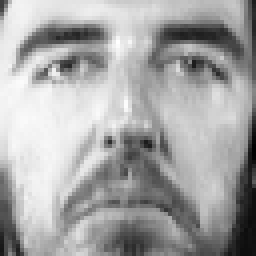
#> input picture Olivetti-PNG-master/images/image-106.png, 64 x 64 px (shown 4 times larger); its folder holds only this picture in this run
$ jupyter execute 'Image Compression.ipynb'   (shell and % lines are left out)   (older library calls are emulated)
#> lines starting #> are read from the running program, lines starting #| are printed output that depends on the picture; after the words box and inside, x2 and y2 are one past the last pixel; in counts of white or black regions, pixels touching at a corner belong together
### DimRed.py
import numpy as np
import pandas as pd
import sklearn
import matplotlib.pyplot as plt
import matplotlib.cm as cm
import bisect


class PrCA():

    def centre_scale(self,X):
        """Returns a centre-scaled matrix (column-wise)."""
        self.X_mean = np.mean(X,axis=0)
        X = X - self.X_mean
        return X

    def find_cov(self,X,m):
        """Returns a covariance matrix corresponding to X."""
        return np.dot(X.T,X)/m

    def find_eigen(self,cov):
        """Returns eigen values and eigen vectors for a given matrix."""
        eval, evec = np.linalg.eigh(cov)
        idx = np.argsort(abs(eval))[::-1]
        evec = evec[:,idx]
        eval = eval[idx]
        return (eval,evec)

    def fit(self,X):
        """Finds out the eigen values and eigen vectors of the corresponding covariance matrix."""
        self.X = X
        self.XS = self.centre_scale(self.X)
        self.cov = self.find_cov(self.XS,self.XS.shape[0])
        self.eval, self.evec = self.find_eigen(self.cov)

    def eigen_analysis(self):
        """(No. of components VS Variance retained) plot."""
        self.var_ret = np.array([])
        self.var_ret = np.append(self.var_ret,[self.eval[0]])
        for each in self.eval[1:]:
            self.var_ret = np.append(self.var_ret,[each + self.var_ret[-1]])
        self.var_ret = np.divide(self.var_ret,sum(self.eval))
        self.var_ret = np.append([0],self.var_ret)
        eval_ret = np.arange(0,len(self.eval)+1)
        self.line_plot(eval_ret,self.var_ret,0, "No. of components retained", "Variance% Retained")

    def line_plot(self, x, y, y_bottom, xlabel, ylabel):
        """Draws a line plot for the given info."""
        fig = plt.figure()
        ax = fig.add_subplot(111)
        ax.plot(x,y)
        ax.set_ylim(bottom=y_bottom)
        ax.set(xlabel=xlabel,ylabel=ylabel)
        text=ax.text(0,0, "", va="bottom", ha="left")
        cid = fig.canvas.mpl_connect('button_press_event', self.onclick)

    # [4 lines left out: function onclick, not called in this run]

    def retain_var(self,num):
        """Returns the eigen coefficients by retaining 'num' variance."""
        self.idx = bisect.bisect_left(self.var_ret,num)
        self.Xh = np.dot(self.XS,self.evec[:,:self.idx+1])
        return self.Xh

    def save_eigenfaces(self,path,width,height):
        """Save the eigen faces in a new folder."""
        for i in range(self.idx+1):
            plt.imsave(path+str(i)+'.png',self.evec[:,i].reshape((width,height)),cmap=cm.gray)

    def save_coeff(self,path):
        """Save the coeff corresponding to each image."""
        np.save(path+'coeff',self.Xh)

    def load_coeff(self,path):
        """Load the coeff corresponding to each image."""
        self.Xh = np.load(path+'coeff.npy')

    def restore(self):
        """Reconstruct new X."""
        self.Xr = np.dot(self.Xh,self.evec[:,:self.idx+1].T)
        self.Xr = self.Xr + self.X_mean
        return self.Xr

    def error(self):
        """Returns reconstruction error per element."""
        self.err = 0
        for i in range(self.Xr.shape[0]):
            for j in range(self.Xr.shape[1]):
                self.err += abs(self.Xr[i][j] - self.X[i][j])
        self.err /= (self.Xr.shape[0]*self.Xr.shape[1])
        return self.err

### Image Compression.ipynb
# Facial Image Data Compression

[cell 1]
import os
import timeit
import numpy as np
import pandas as pd
import matplotlib.pyplot as plt
import skimage.io as io
import matplotlib.cm as cm
from DimRed import PrCA

### Read all the images in a 2-D array

[cell 2]
X = []
width1, height1 = 0,0
img_path = 'Olivetti-PNG-master/images/'                       # Path of the images
for img in os.listdir(img_path):
    f = io.imread(os.path.join(img_path, img), as_grey=True)   # Read each image
#> f is the input picture: shape (64, 64); min 0, max 255, mean 165.6
    [width1,height1]=[f.shape[0],f.shape[1]]
#> width1 = 64; height1 = 64
    f2=f.reshape(width1*height1)                               # Reshape the image into a 1D array
#> f2 = 4096 values, max 255 at index 669, min 0 at index 2431, mean 165.6
    X.append(f2.copy())
X = np.array(X)

### Analysis of eigen values

[cell 3]
pc = PrCA()                                                   # Instantiate the class
pc.fit(X)                                                     # Find the eigen values
#> in centre_scale, `self.X_mean = np.mean(X,axis=0)`: self.X_mean has the same summary as f2 outside centre_scale
#> in find_cov, `return np.dot(X.T,X)/m`: returned value: shape (4096, 4096) float64; every value is 0
#> in find_eigen, `eval, evec = np.linalg.eigh(cov)`:
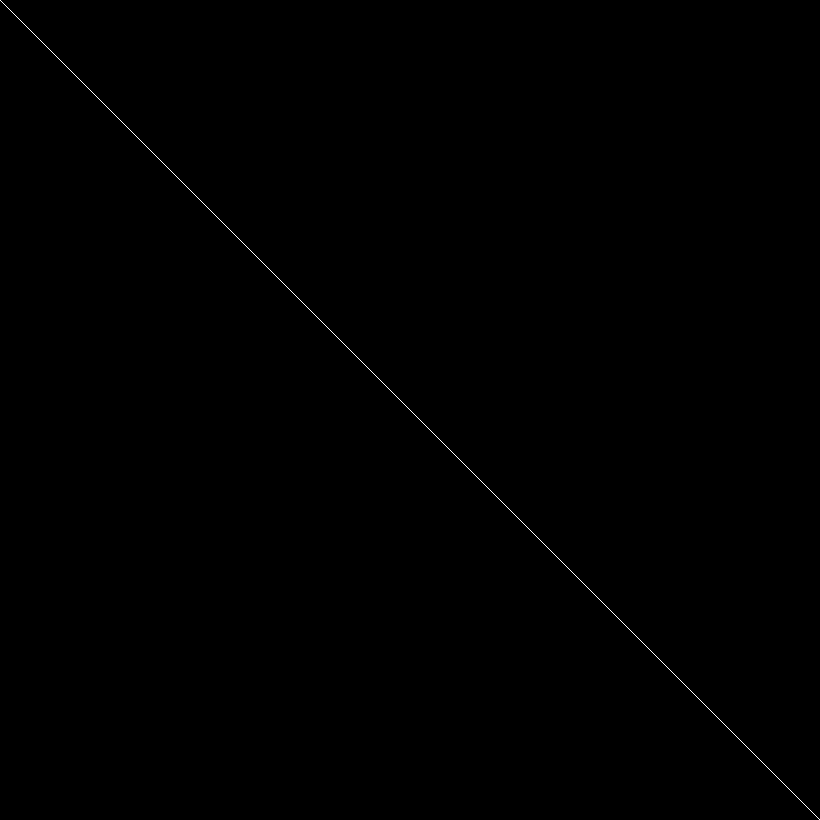
#> evec: shape (4096, 4096) float64 (shown at 1/5 size); values 0 (black) and 1 (white), 0.02% white in thin lines or dots
#> in find_eigen, `eval, evec = np.linalg.eigh(cov)`: eval = 4096 values from 0 to 0
#> in find_eigen, `idx = np.argsort(abs(eval))[::-1]`: idx = 4096 values, max 4095 at index 0, min 0 at index 4095, mean 2047.5
#> in find_eigen, `evec = evec[:,idx]`:
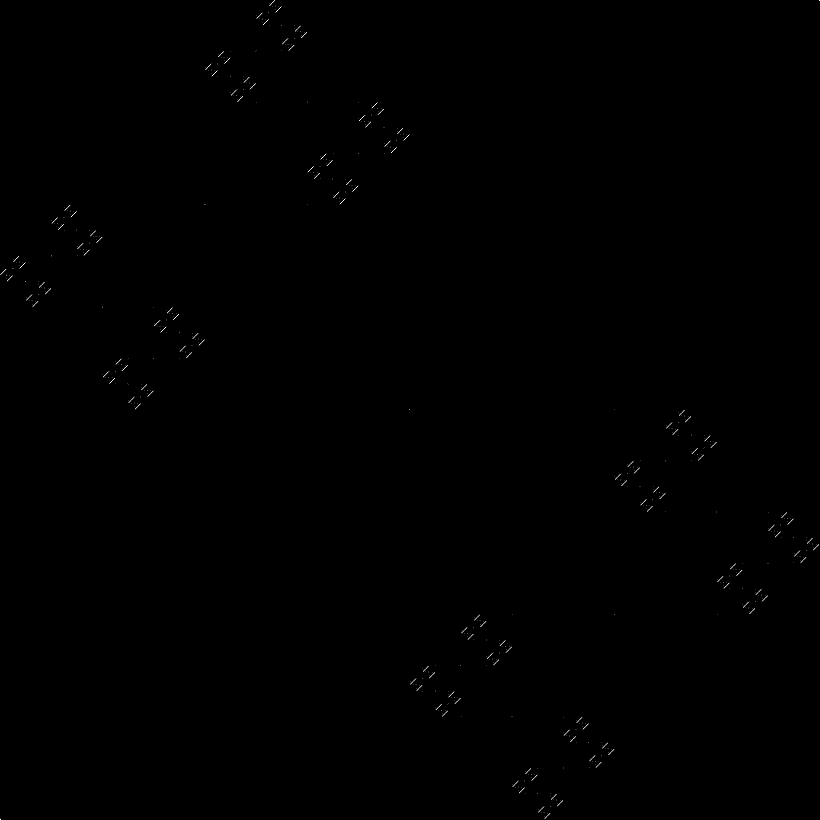
#> evec: shape (4096, 4096) float64 (shown at 1/5 size); values 0 (black) and 1 (white), 0.02% white in thin lines or dots
#> in fit, `self.eval, self.evec = self.find_eigen(self.cov)`: self.eval = 4096 values from 0 to 0

[cell 4]
pc.eigen_analysis()                                           # Plot
#> in eigen_analysis, `self.var_ret = np.append(self.var_ret,[self.eval[0]])`: self.var_ret = [0]
#> the loop in eigen_analysis, `for each in self.eval[1:]:` made 4095 passes
#> self.var_ret on passes 1 to 3: [0, 0], [0, 0, 0], [0, 0, 0, 0]
#> after the loop in eigen_analysis, `for each in self.eval[1:]:`: self.var_ret = 4096 values from 0 to 0
#> in eigen_analysis, `eval_ret = np.arange(0,len(self.eval)+1)`: eval_ret = 4097 values from 0 to 4096
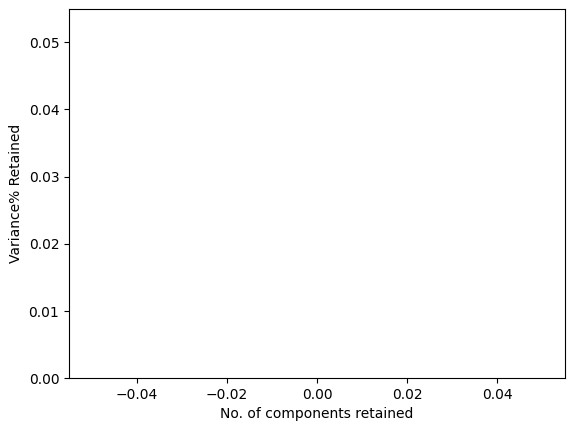
#> figure drawn by matplotlib, 1 panel

[cell 5]
st = pc.retain_var(0.95)                                      # Retain 95% variance
#> in retain_var, `self.idx = bisect.bisect_left(self.var_ret,num)`: self.idx = 1
#> in retain_var, `self.Xh = np.dot(self.XS,self.evec[:,:self.idx+1])`: self.Xh = [[0, 0]]
#> st = [[0, 0]]
st.shape                                                      # Corresponding coeffs
#> Out = (1, 2)

[cell 6]
pc.save_eigenfaces('compressed/',width1,height1)              # Store eigenfaces
#> the loop in save_eigenfaces, `for i in range(self.idx+1):` made 2 passes
#> pass 1, in save_eigenfaces, `plt.imsave(path+str(i)+'.png',self.evec[:,i].reshape((width,height)),c..`:
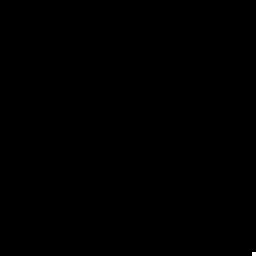
#> saved as 0.png: shape (64, 64, 3) (shown 4 times larger); 0.02% white in thin lines or dots, all inside (x1, y1, x2, y2) = (63, 63, 64, 64)

[cell 7]
pc.save_coeff('compressed/')                                  # Store coeffs

The folder 'compressed' contains the compressed database with eigen faces and coefficients needed to reconstruct each image.

[cell 8]
old_size = X.shape[0]*X.shape[1]
#> old_size = 4096
old_size
#> Out = 4096

The original database required 'old_size' number of values to be stored.

[cell 9]
new_size = ((pc.idx+1)*pc.evec.shape[0]) + (st.shape[0]*st.shape[1])    # Eigenfaces and coeffs
#> new_size = 8194
new_size
#> Out = 8194

The compressed database requires only 'new_size' number of values.
Each image can be reconstructed back using these values.

[cell 10]
compr = ((old_size-new_size)/old_size)*100
#> compr = -100
compr                                                        # Compression percentage
#> Out = -100

### Restoring back all the images

[cell 11]
pc.load_coeff('compressed/')

[cell 12]
start_time = timeit.default_timer()
Xr = pc.restore()                                             # Reconstruct all the images
elapsed = timeit.default_timer() - start_time
elapsed                                                       # Time taken to reconstruct all the images

[cell 13]
l = []
for i in range(Xr.shape[0]):
    l.append(str(i))
#> after the loop, l = ['0']
l.sort()                                                      # For correct respective numbering
for i in range(Xr.shape[0]):
    plt.imsave('new_images/'+str(l[i])+'.png',Xr[i,:].reshape((width1,height1)),cmap=cm.gray)

[cell 14]
pc.error()                                                    # Reconstruction Error per pixel
#> after the loop in error, `for i in range(self.Xr.shape[0]):`: self.err = 0
